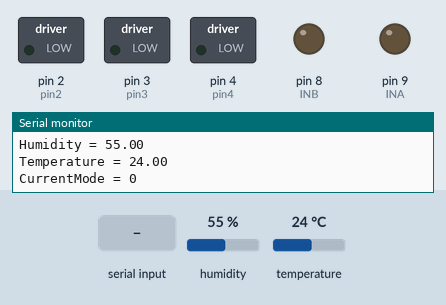
This sketch was run on a simulated Arduino Uno, built with avr-gcc and run on an emulated ATmega328P. On the bench: switched loads named in the sketch (green lamp = pin HIGH), output pins drawn as LEDs (lit = HIGH), the last lines printed to the serial monitor. Wiring (inferred from the names in the program): DHT11 sensor: data pin 7. The test bench sets the inputs (shaded band); at power-on: humidity 55 %, temperature 24 °C.

Above: at 1.2 s.
1.3 s: "1" received over Serial
At 2.9 s:
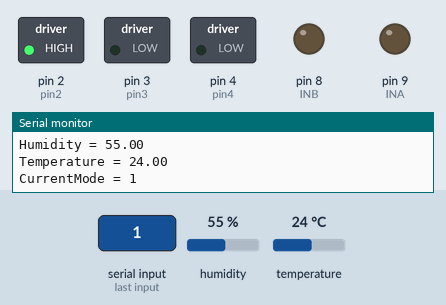
3.5 s: humidity set to 51 %
5.2 s: humidity set to 48 %
At 6.5 s:
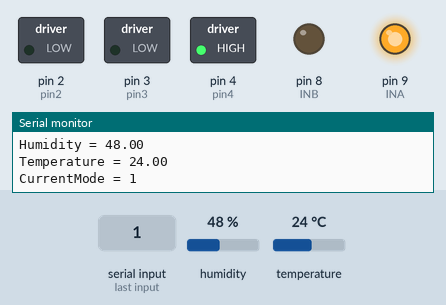
7.5 s: "3" received over Serial
At 8.8 s:
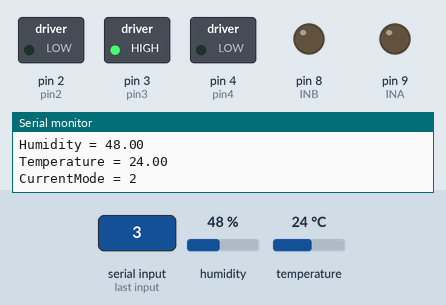
9.6 s: "2" received over Serial
At 11.2 s:
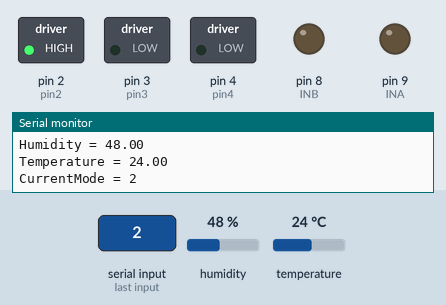
11.6 s: "4" received over Serial
At 12.6 s:
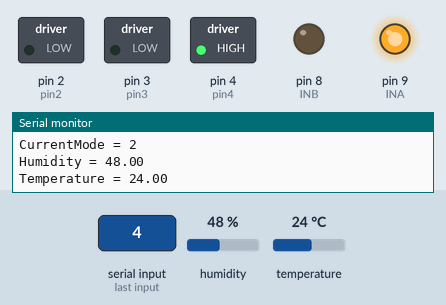
Timing chart, 0 to 14.6 s (numbered marks = the images above; inputs shaded):
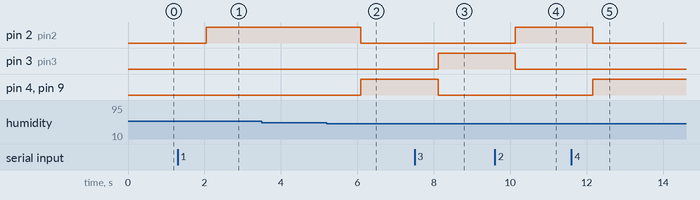

Measured:
- the behaviour switches between 50 and 49 % on humidity (found by bisection; images 1 and 2)
- after the input at 1.3 s, pin 2 (pin2): LOW → HIGH after 0.75 s
- after the input at 5.2 s, pin 2 (pin2): HIGH → LOW after 0.89 s; pin 4 (pin4), pin 9 (INA): LOW → HIGH after 0.89 s
- after the input at 7.5 s, pin 3 (pin3): LOW → HIGH after 0.61 s; pin 4 (pin4), pin 9 (INA): HIGH → LOW after 0.61 s
- after the input at 9.6 s, pin 2 (pin2): LOW → HIGH after 0.54 s; pin 3 (pin3): HIGH → LOW after 0.54 s
- after the input at 11.6 s, pin 2 (pin2): HIGH → LOW after 0.56 s; pin 4 (pin4), pin 9 (INA): LOW → HIGH after 0.56 s

The sketch:

DHT_2.ino
```cpp
#include "dht.h"  //include library
dht DHT;
#define DHT11_PIN 7 //set Pin 7 (LED)
int pin2 = 2; //set Pin 2 (LED)
int pin3 = 3; //set Pin 3 (LED)
int pin4 = 4; //set Pin 4 (LED)
int INA = 9; // set Pin 9(Fan motor)
int INB = 8; //set Pin 8(Fan motor)

int currentMode = 0; // default of mode is 0
void setup() {
  pinMode(pin2, OUTPUT);
  pinMode(pin3, OUTPUT);
  pinMode(pin4, OUTPUT);
  pinMode(INA, OUTPUT);
  pinMode(INB, OUTPUT);
  //Set default of Fan to low
  digitalWrite(INA, LOW);
  digitalWrite(INB, LOW);
  Serial.begin(9600);
}

void loop() {
  int value = Serial.read(); //Read the Serial input
  if (value == '1' && currentMode != 1) { // if the Serial input is 1 and current mode is not 1
    currentMode = 1; // set current mode = 1 (automatically)
  } else if ((value == '2' || value == '3') && currentMode != 2) {
    currentMode = 2; // set the current mode = 2 (For displaying LED customly)
  } else if (value == '4' && currentMode != 4){
    currentMode = 4; // set current mode = 2 (For displaying LED customly and run fan motor)
  }
  int chk = DHT.read11(DHT11_PIN);
  Serial.print("Humidity = ");
  Serial.println(DHT.humidity); //Display humidity from sensor
  Serial.print("Temperature = ");
  Serial.println(DHT.temperature); //Display temperature from sensor
  if (currentMode == 1){ // the code will run automatically if currentMode is 1
    if (DHT.humidity >= 50 && DHT.humidity <= 60) {
      digitalWrite(pin2, HIGH); //trigger green light
      digitalWrite(pin3, LOW);
      digitalWrite(pin4, LOW);
      digitalWrite(INA, LOW);
      digitalWrite(INB, LOW);
    } else if (DHT.humidity >= 61 && DHT.humidity <= 70) {
      digitalWrite(pin2, LOW);
      digitalWrite(pin3, HIGH); //trigger yellow light
      digitalWrite(pin4, LOW);
      digitalWrite(INA, LOW);
      digitalWrite(INB, LOW);
    } else if (DHT.humidity >= 71 || DHT.humidity <= 49) {
      digitalWrite(pin2, LOW);
      digitalWrite(pin3, LOW);
      digitalWrite(pin4, HIGH); //trigger red light
      //run Fan motor clockwise
      digitalWrite(INA, HIGH);
      digitalWrite(INB, LOW);
    }
  } else {
    if (value == '2') {
      digitalWrite(pin2, HIGH); //trigger green led
      digitalWrite(pin3, LOW);
      digitalWrite(pin4, LOW);
      digitalWrite(INA, LOW);
      digitalWrite(INB, LOW);
    } else if (value == '3') {
      digitalWrite(pin2, LOW);
      digitalWrite(pin3, HIGH); // trigger yellow led
      digitalWrite(pin4, LOW);
      digitalWrite(INA, LOW);
      digitalWrite(INB, LOW);
    } else if (value == '4') {
      digitalWrite(pin2, LOW);
      digitalWrite(pin3, LOW);
      digitalWrite(pin4, HIGH); //trigger red led
      digitalWrite(INA, HIGH); //trigger fan motor
      digitalWrite(INB, LOW);
    }
  }
  while (currentMode == 4) { // keep the fan run if current mode is 4
    digitalWrite(INA, HIGH);
    digitalWrite(INB, LOW);
  }
  Serial.print("CurrentMode = ");
  Serial.println(currentMode); //print current mode for debugging
  delay(2000); // delay 2s
}
```

dht.cpp
```cpp
// (licence header left out)
#include "dht.h"


#define DHTLIB_DHT11_WAKEUP             18
#define DHTLIB_DHT_WAKEUP               1

#define DHTLIB_DHT11_LEADING_ZEROS      1
#define DHTLIB_DHT_LEADING_ZEROS        6


// max timeout is 100 microseconds.
// For a 16 MHz processor 100 microseconds is 1600 clock cycles
// loops using DHTLIB_TIMEOUT use at least 4 clock cycles
// so 100 us takes max 400 loops
// so by dividing F_CPU by 40000 we "fail" as fast as possible
#ifndef F_CPU
#define DHTLIB_TIMEOUT 1000  // should be approx. clock/40000
#else
#define DHTLIB_TIMEOUT (F_CPU/40000)
#endif


/////////////////////////////////////////////////////
//
// PUBLIC
//

int8_t dht::read11(uint8_t pin)
{
    // READ VALUES
    if (_disableIRQ) noInterrupts();
    int8_t result = _readSensor(pin, DHTLIB_DHT11_WAKEUP, DHTLIB_DHT11_LEADING_ZEROS);
    if (_disableIRQ) interrupts();

    // these bits are always zero, masking them reduces errors.
    bits[0] &= 0x7F;
    bits[2] &= 0x7F;

    // CONVERT AND STORE
    humidity    = bits[0];  // bits[1] == 0;
    temperature = bits[2];  // bits[3] == 0;

    // TEST CHECKSUM
    uint8_t sum = bits[0] + bits[1] + bits[2] + bits[3];
    if (bits[4] != sum)
    {
        return DHTLIB_ERROR_CHECKSUM;
    }
    return result;
}


int8_t dht::read12(uint8_t pin)
{
    // READ VALUES
    if (_disableIRQ) noInterrupts();
    int8_t result = _readSensor(pin, DHTLIB_DHT11_WAKEUP, DHTLIB_DHT11_LEADING_ZEROS);
    if (_disableIRQ) interrupts();

    // CONVERT AND STORE
    humidity = bits[0] + bits[1] * 0.1;
    temperature = bits[2] + (bits[3] & 0x7F) * 0.1;
    if (bits[3] & 0x80)  // negative temperature
    {
        temperature = -temperature;
    }

    // TEST CHECKSUM
    uint8_t sum = bits[0] + bits[1] + bits[2] + bits[3];
    if (bits[4] != sum)
    {
        return DHTLIB_ERROR_CHECKSUM;
    }
    return result;
}


int8_t dht::read(uint8_t pin)
{
    // READ VALUES
    if (_disableIRQ) noInterrupts();
    int8_t result = _readSensor(pin, DHTLIB_DHT_WAKEUP, DHTLIB_DHT_LEADING_ZEROS);
    if (_disableIRQ) interrupts();

    // these bits are always zero, masking them reduces errors.
    bits[0] &= 0x03;
    bits[2] &= 0x83;

    // CONVERT AND STORE
    humidity  = (bits[0] * 256 + bits[1]) * 0.1;
    int16_t t = ((bits[2] & 0x7F) * 256 + bits[3]);
    if (t == 0)
    {
      temperature = 0.0;     // prevent -0.0;
    }
    else
    {
      temperature = t * 0.1;
      if((bits[2] & 0x80) == 0x80 )
      {
        temperature = -temperature;
      }
    }

    // HEXDUMP DEBUG
    /*
    Serial.println();
    // CHECKSUM
    if (_bits[4] < 0x10) Serial.print(0);
    Serial.print(_bits[4], HEX);
    Serial.print("    ");
    // TEMPERATURE
    if (_bits[2] < 0x10) Serial.print(0);
    Serial.print(_bits[2], HEX);
    if (_bits[3] < 0x10) Serial.print(0);
    Serial.print(_bits[3], HEX);
    Serial.print("    ");
    Serial.print(temperature, 1);
    Serial.print("    ");
    // HUMIDITY
    if (_bits[0] < 0x10) Serial.print(0);
    Serial.print(_bits[0], HEX);
    if (_bits[1] < 0x10) Serial.print(0);
    Serial.print(_bits[1], HEX);
    Serial.print("    ");
    Serial.print(humidity, 1);
    */

    // TEST CHECKSUM
    uint8_t sum = bits[0] + bits[1] + bits[2] + bits[3];
    if (bits[4] != sum)
    {
        return DHTLIB_ERROR_CHECKSUM;
    }
    return result;
}


/////////////////////////////////////////////////////
//
// PRIVATE
//
int8_t dht::_readSensor(uint8_t pin, uint8_t wakeupDelay, uint8_t leadingZeroBits)
{
    // INIT BUFFERVAR TO RECEIVE DATA
    uint8_t mask = 128;
    uint8_t idx = 0;

    uint8_t data = 0;
    uint8_t state = LOW;
    uint8_t pstate = LOW;
    uint16_t zeroLoop = DHTLIB_TIMEOUT;
    uint16_t delta = 0;

    leadingZeroBits = 40 - leadingZeroBits; // reverse counting...

    // replace digitalRead() with Direct Port Reads.
    // reduces footprint ~100 bytes => portability issue?
    // direct port read is about 3x faster
    uint8_t bit = digitalPinToBitMask(pin);
    uint8_t port = digitalPinToPort(pin);
    volatile uint8_t *PIR = portInputRegister(port);

    // REQUEST SAMPLE
    pinMode(pin, OUTPUT);
    digitalWrite(pin, LOW); // T-be
    if (wakeupDelay > 8) delay(wakeupDelay);
    else delayMicroseconds(wakeupDelay * 1000UL);
    digitalWrite(pin, HIGH); // T-go
    pinMode(pin, INPUT);

    uint16_t loopCount = DHTLIB_TIMEOUT * 2;  // 200uSec max
    // while(digitalRead(pin) == HIGH)
    while ((*PIR & bit) != LOW )
    {
        if (--loopCount == 0)
        {
          return DHTLIB_ERROR_CONNECT;
        }
    }

    // GET ACKNOWLEDGE or TIMEOUT
    loopCount = DHTLIB_TIMEOUT;
    // while(digitalRead(pin) == LOW)
    while ((*PIR & bit) == LOW )  // T-rel
    {
        if (--loopCount == 0)
        {
          return DHTLIB_ERROR_ACK_L;
        }
    }

    loopCount = DHTLIB_TIMEOUT;
    // while(digitalRead(pin) == HIGH)
    while ((*PIR & bit) != LOW )  // T-reh
    {
        if (--loopCount == 0)
        {
          return DHTLIB_ERROR_ACK_H;
        }
    }

    loopCount = DHTLIB_TIMEOUT;

    // READ THE OUTPUT - 40 BITS => 5 BYTES
    for (uint8_t i = 40; i != 0; )
    {
        // WAIT FOR FALLING EDGE
        state = (*PIR & bit);
        if (state == LOW && pstate != LOW)
        {
            if (i > leadingZeroBits) // DHT22 first 6 bits are all zero !!   DHT11 only 1
            {
                zeroLoop = min(zeroLoop, loopCount);
                delta = (DHTLIB_TIMEOUT - zeroLoop)/4;
            }
            else if ( loopCount <= (zeroLoop - delta) ) // long -> one
            {
                data |= mask;
            }
            mask >>= 1;
            if (mask == 0)   // next byte
            {
                mask = 128;
                bits[idx] = data;
                idx++;
                data = 0;
            }
            // next bit
            --i;

            // reset timeout flag
            loopCount = DHTLIB_TIMEOUT;
        }
        pstate = state;
        // Check timeout
        if (--loopCount == 0)
        {
          return DHTLIB_ERROR_TIMEOUT;
        }

    }
    // pinMode(pin, OUTPUT);
    // digitalWrite(pin, HIGH);
    return DHTLIB_OK;
}


// -- END OF FILE --
```

dht.h
```cpp
#pragma once
//
//    FILE: dht.h
//  AUTHOR: Rob Tillaart
// VERSION: 0.1.35
// PURPOSE: DHT Temperature & Humidity Sensor library for Arduino. AVR optimized
//     URL: https://github.com/RobTillaart/DHTlib
//          http://arduino.cc/playground/Main/DHTLib


#if ARDUINO < 100
#include <WProgram.h>
#include <pins_arduino.h>  // fix for broken pre 1.0 version - TODO TEST
#else
#include <Arduino.h>
#endif


#define DHT_LIB_VERSION                 (F("0.1.35"))

#define DHTLIB_OK                       0
#define DHTLIB_ERROR_CHECKSUM           -1
#define DHTLIB_ERROR_TIMEOUT            -2
#define DHTLIB_ERROR_CONNECT            -3
#define DHTLIB_ERROR_ACK_L              -4
#define DHTLIB_ERROR_ACK_H              -5


class dht
{
public:
    dht() { _disableIRQ = false; };
    // return values:
    // DHTLIB_OK
    // DHTLIB_ERROR_CHECKSUM
    // DHTLIB_ERROR_TIMEOUT
    // DHTLIB_ERROR_CONNECT
    // DHTLIB_ERROR_ACK_L
    // DHTLIB_ERROR_ACK_H
    int8_t read11(uint8_t pin);
    int8_t read(uint8_t pin);
    int8_t read12(uint8_t pin);

    inline int8_t read21(uint8_t pin)   { return read(pin); };
    inline int8_t read22(uint8_t pin)   { return read(pin); };
    inline int8_t read33(uint8_t pin)   { return read(pin); };
    inline int8_t read44(uint8_t pin)   { return read(pin); };
    inline int8_t read2301(uint8_t pin) { return read(pin); };
    inline int8_t read2302(uint8_t pin) { return read(pin); };
    inline int8_t read2303(uint8_t pin) { return read(pin); };
    inline int8_t read2320(uint8_t pin) { return read(pin); };
    inline int8_t read2322(uint8_t pin) { return read(pin); };

    bool getDisableIRQ()                { return _disableIRQ; };
    void setDisableIRQ(bool b )         { _disableIRQ = b; };

    float humidity;
    float temperature;

private:
    uint8_t bits[5];  // buffer to receive data
    int8_t _readSensor(uint8_t pin, uint8_t wakeupDelay, uint8_t leadingZeroBits);
    bool   _disableIRQ;
};


// -- END OF FILE --
```
